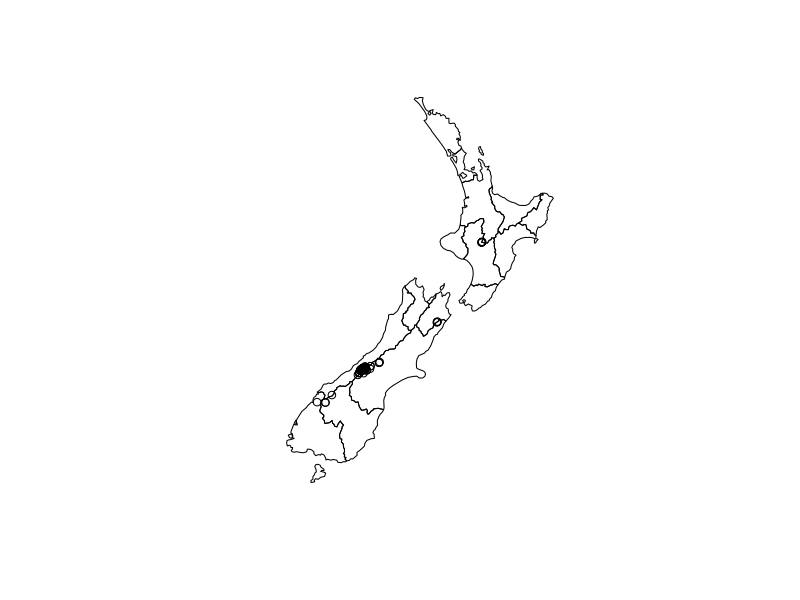

Reproduce this figure in R.
library(spData)


### Name: nz_height
### Title: High points in New Zealand
### Aliases: nz_height
### Keywords: datasets sf

### ** Examples

if (requireNamespace("sf", quietly = TRUE)) {
  library(sf)
  summary(nz_height)
  plot(nz$geom)
  plot(nz_height$geom, add = TRUE)
}
## Not run: 
##D library(dplyr)
##D # After downloading data
##D unzip("lds-nz-height-points-topo-150k-SHP.zip")
##D nz_height = st_read("nz-height-points-topo-150k.shp") %>% 
##D   top_n(n = 100, wt = elevation)
##D library(tmap)
##D tmap_mode("view")
##D qtm(nz) +
##D   qtm(nz_height)
##D f = list.files(pattern = "*nz-height*")
##D file.remove(f)
## End(Not run)
